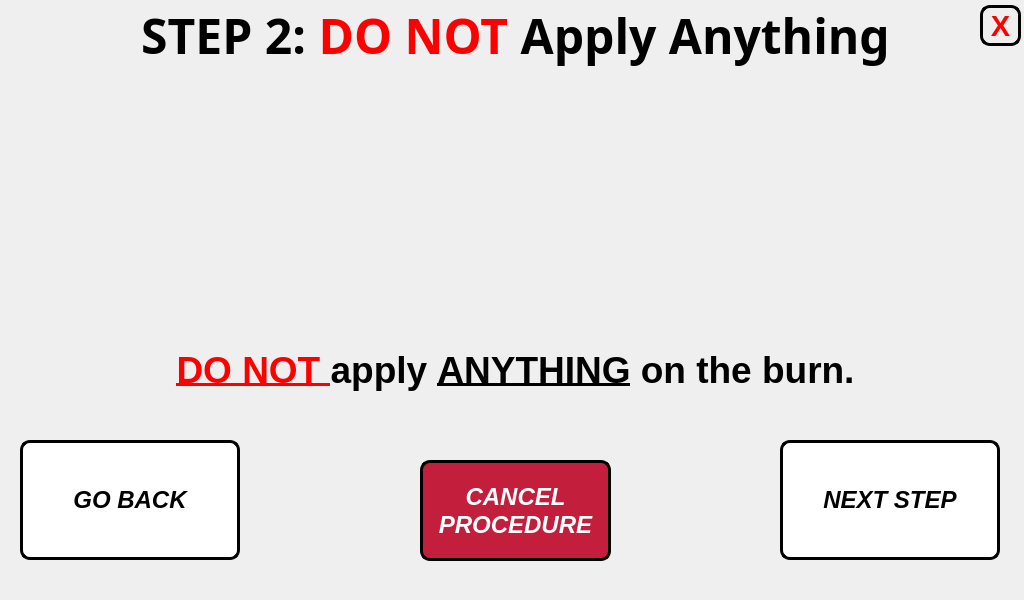
<?xml version="1.0" encoding="UTF-8"?>
<ui version="4.0">
 <class>step_2_window</class>
 <widget class="QMainWindow" name="step_2_window">
  <property name="geometry">
   <rect>
    <x>0</x>
    <y>0</y>
    <width>1024</width>
    <height>600</height>
   </rect>
  </property>
  <property name="minimumSize">
   <size>
    <width>1024</width>
    <height>600</height>
   </size>
  </property>
  <property name="maximumSize">
   <size>
    <width>1024</width>
    <height>600</height>
   </size>
  </property>
  <property name="windowTitle">
   <string>Step 2 Procedure</string>
  </property>
  <widget class="QWidget" name="centralwidget">
   <widget class="QLabel" name="title_step_2">
    <property name="geometry">
     <rect>
      <x>10</x>
      <y>0</y>
      <width>1011</width>
      <height>71</height>
     </rect>
    </property>
    <property name="font">
     <font>
      <family>Unispace</family>
      <pointsize>18</pointsize>
      <weight>75</weight>
      <bold>true</bold>
     </font>
    </property>
    <property name="text">
     <string>&lt;html&gt;&lt;head/&gt;&lt;body&gt;&lt;p align=&quot;center&quot;&gt;&lt;span style=&quot; font-size:36pt;&quot;&gt;STEP 2: &lt;/span&gt;&lt;span style=&quot; font-size:36pt; color:#ff0000;&quot;&gt;DO NOT&lt;/span&gt;&lt;span style=&quot; font-size:36pt;&quot;&gt; Apply Anything&lt;/span&gt;&lt;/p&gt;&lt;/body&gt;&lt;/html&gt;</string>
    </property>
    <property name="alignment">
     <set>Qt::AlignCenter</set>
    </property>
   </widget>
   <widget class="QLabel" name="text_steps_2">
    <property name="geometry">
     <rect>
      <x>25</x>
      <y>310</y>
      <width>981</width>
      <height>121</height>
     </rect>
    </property>
    <property name="font">
     <font>
      <pointsize>14</pointsize>
      <weight>75</weight>
      <bold>true</bold>
     </font>
    </property>
    <property name="text">
     <string>&lt;html&gt;&lt;head/&gt;&lt;body&gt;&lt;p align=&quot;center&quot;&gt;&lt;span style=&quot; font-family:'Calibri'; font-size:28pt; font-weight:600; text-decoration: underline; color:#ff0000;&quot;&gt;DO NOT &lt;/span&gt;&lt;span style=&quot; font-family:'Calibri'; font-size:28pt; color:#000000;&quot;&gt;apply &lt;/span&gt;&lt;span style=&quot; font-family:'Calibri'; font-size:28pt; text-decoration: underline; color:#000000;&quot;&gt;ANYTHING&lt;/span&gt;&lt;span style=&quot; font-family:'Calibri'; font-size:28pt; color:#000000;&quot;&gt; on the burn.&lt;/span&gt;&lt;/p&gt;&lt;/body&gt;&lt;/html&gt;</string>
    </property>
   </widget>
   <widget class="QLabel" name="gif_player_label_2">
    <property name="geometry">
     <rect>
      <x>335</x>
      <y>71</y>
      <width>360</width>
      <height>240</height>
     </rect>
    </property>
    <property name="minimumSize">
     <size>
      <width>360</width>
      <height>240</height>
     </size>
    </property>
    <property name="maximumSize">
     <size>
      <width>360</width>
      <height>240</height>
     </size>
    </property>
    <property name="font">
     <font>
      <family>Unispace</family>
      <pointsize>16</pointsize>
      <weight>75</weight>
      <bold>true</bold>
     </font>
    </property>
    <property name="frameShape">
     <enum>QFrame::NoFrame</enum>
    </property>
    <property name="lineWidth">
     <number>1</number>
    </property>
    <property name="text">
     <string/>
    </property>
    <property name="alignment">
     <set>Qt::AlignCenter</set>
    </property>
   </widget>
   <widget class="QPushButton" name="next_step_button_2">
    <property name="geometry">
     <rect>
      <x>780</x>
      <y>440</y>
      <width>220</width>
      <height>120</height>
     </rect>
    </property>
    <property name="minimumSize">
     <size>
      <width>220</width>
      <height>120</height>
     </size>
    </property>
    <property name="maximumSize">
     <size>
      <width>220</width>
      <height>120</height>
     </size>
    </property>
    <property name="font">
     <font>
      <pointsize>18</pointsize>
      <weight>75</weight>
      <italic>true</italic>
      <bold>true</bold>
     </font>
    </property>
    <property name="cursor">
     <cursorShape>PointingHandCursor</cursorShape>
    </property>
    <property name="styleSheet">
     <string notr="true">QPushButton:hover:!pressed
{
  background-color: rgb(195,30,60);
}

QPushButton
{
  background-color: white;
color: black;
border-style: outset;
border-width: 3px;
border-radius:10px;
border-color: black;
}</string>
    </property>
    <property name="text">
     <string>NEXT STEP</string>
    </property>
   </widget>
   <widget class="QPushButton" name="go_back_injury_type_2">
    <property name="geometry">
     <rect>
      <x>20</x>
      <y>440</y>
      <width>220</width>
      <height>120</height>
     </rect>
    </property>
    <property name="minimumSize">
     <size>
      <width>220</width>
      <height>120</height>
     </size>
    </property>
    <property name="maximumSize">
     <size>
      <width>220</width>
      <height>120</height>
     </size>
    </property>
    <property name="font">
     <font>
      <pointsize>18</pointsize>
      <weight>75</weight>
      <italic>true</italic>
      <bold>true</bold>
     </font>
    </property>
    <property name="styleSheet">
     <string notr="true">QPushButton:hover:!pressed
{
  background-color: rgb(195,30,60);
}

QPushButton
{
  background-color: white;
color: black;
border-style: outset;
border-width: 3px;
border-radius:10px;
border-color: black;
}</string>
    </property>
    <property name="text">
     <string>GO BACK</string>
    </property>
   </widget>
   <widget class="QLabel" name="label">
    <property name="geometry">
     <rect>
      <x>0</x>
      <y>0</y>
      <width>1024</width>
      <height>600</height>
     </rect>
    </property>
    <property name="minimumSize">
     <size>
      <width>1024</width>
      <height>600</height>
     </size>
    </property>
    <property name="maximumSize">
     <size>
      <width>1024</width>
      <height>600</height>
     </size>
    </property>
    <property name="text">
     <string/>
    </property>
    <property name="pixmap">
     <pixmap>../pictures/program_pictures/main_wallpaper.png</pixmap>
    </property>
   </widget>
   <widget class="QPushButton" name="end_procedure_now_button">
    <property name="geometry">
     <rect>
      <x>420</x>
      <y>460</y>
      <width>191</width>
      <height>101</height>
     </rect>
    </property>
    <property name="minimumSize">
     <size>
      <width>0</width>
      <height>0</height>
     </size>
    </property>
    <property name="maximumSize">
     <size>
      <width>16777215</width>
      <height>16777215</height>
     </size>
    </property>
    <property name="font">
     <font>
      <pointsize>18</pointsize>
      <weight>75</weight>
      <italic>true</italic>
      <bold>true</bold>
     </font>
    </property>
    <property name="styleSheet">
     <string notr="true">QPushButton:hover:!pressed
{
  background-color: grey;
}

QPushButton
{
  background-color: rgb(195,30,60);
color: white;
border-style: outset;
border-width: 3px;
border-radius:10px;
border-color: black;
}</string>
    </property>
    <property name="text">
     <string>CANCEL
PROCEDURE</string>
    </property>
   </widget>
   <widget class="QPushButton" name="close_button">
    <property name="geometry">
     <rect>
      <x>980</x>
      <y>5</y>
      <width>41</width>
      <height>41</height>
     </rect>
    </property>
    <property name="font">
     <font>
      <pointsize>22</pointsize>
      <weight>75</weight>
      <bold>true</bold>
     </font>
    </property>
    <property name="styleSheet">
     <string notr="true">QPushButton:hover:!pressed
{
  background-color: rgb(195,30,60);
}

QPushButton
{

color: red;
border-style: outset;
border-width: 3px;
border-radius:10px;
border-color: black;
}
</string>
    </property>
    <property name="text">
     <string>X</string>
    </property>
   </widget>
   <zorder>label</zorder>
   <zorder>text_steps_2</zorder>
   <zorder>title_step_2</zorder>
   <zorder>gif_player_label_2</zorder>
   <zorder>next_step_button_2</zorder>
   <zorder>go_back_injury_type_2</zorder>
   <zorder>end_procedure_now_button</zorder>
   <zorder>close_button</zorder>
  </widget>
 </widget>
 <resources/>
 <connections/>
</ui>
